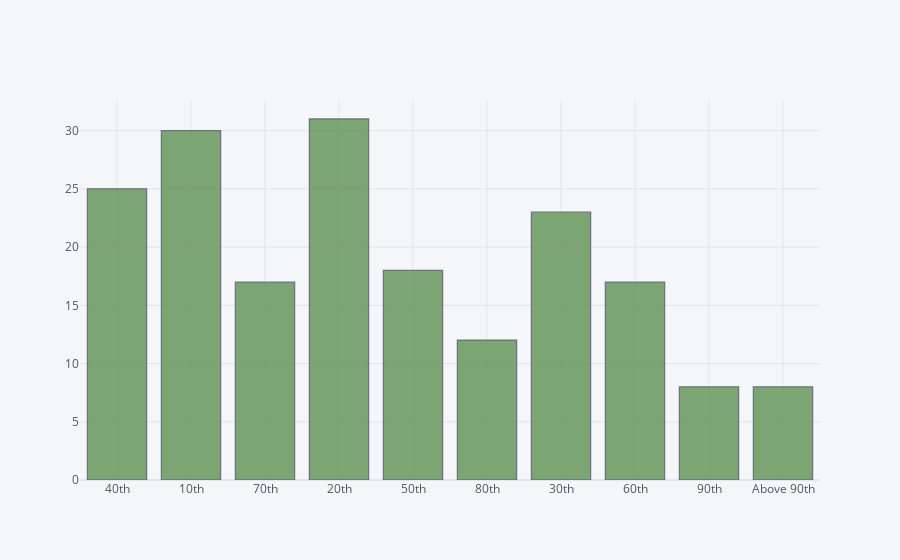
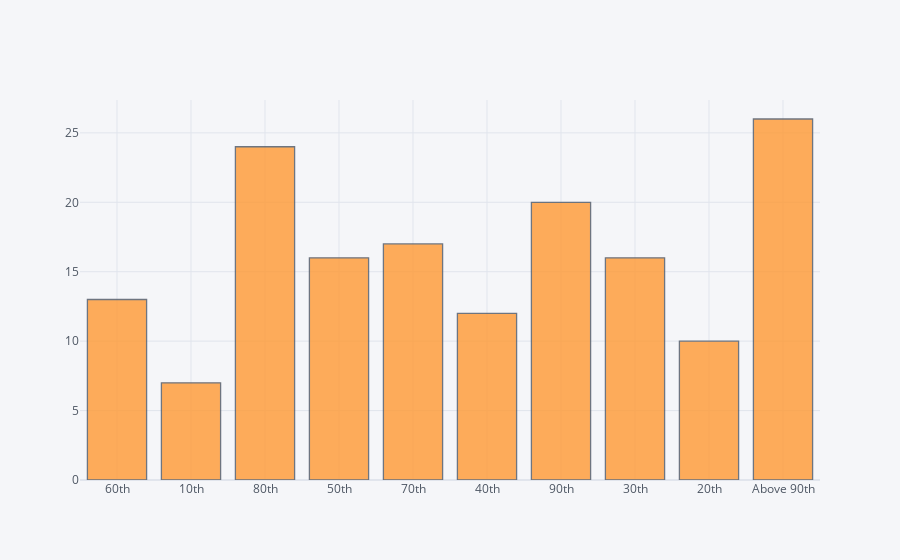

The cell these charts' notebook holds for them, in order:
### Markdown cell above
###  Percentil Age

### Code cell
icu_adm[icu_adm['ICU'] == 0 ]['AGE_PERCENTIL'].iplot(kind='hist', bins=20, colors='#5F9153')
icu_adm[icu_adm['ICU'] == 1 ]['AGE_PERCENTIL'].iplot(kind='hist', bins=20, colors='orange')

### Figure 1 — Plotly figure (JSON) as saved in the notebook; plotly's stock layout.template omitted (floating-point values rounded to 4 significant figures; data arrays with more than 128 entries replaced by an {"elided": "..."} marker saying what was removed)
{"data": [{"histfunc": "count", "histnorm": "", "marker": {"color": "rgba(95, 145, 83, 1.0)", "line": {"color": "#4D5663", "width": 1.3}}, "name": "AGE_PERCENTIL", "nbinsx": 20, "opacity": 0.8, "orientation": "v", "type": "histogram", "x": {"elided": "189 str values"}}], "layout": {"barmode": "overlay", "legend": {"bgcolor": "#F5F6F9", "font": {"color": "#4D5663"}}, "paper_bgcolor": "#F5F6F9", "plot_bgcolor": "#F5F6F9", "title": {"font": {"color": "#4D5663"}}, "xaxis": {"gridcolor": "#E1E5ED", "showgrid": true, "tickfont": {"color": "#4D5663"}, "title": {"font": {"color": "#4D5663"}, "text": ""}, "zerolinecolor": "#E1E5ED"}, "yaxis": {"gridcolor": "#E1E5ED", "showgrid": true, "tickfont": {"color": "#4D5663"}, "title": {"font": {"color": "#4D5663"}, "text": ""}, "zerolinecolor": "#E1E5ED"}}}

### Figure 2 — Plotly figure (JSON) as saved in the notebook; plotly's stock layout.template omitted (floating-point values rounded to 4 significant figures; data arrays with more than 128 entries replaced by an {"elided": "..."} marker saying what was removed)
{"data": [{"histfunc": "count", "histnorm": "", "marker": {"color": "rgba(255, 153, 51, 1.0)", "line": {"color": "#4D5663", "width": 1.3}}, "name": "AGE_PERCENTIL", "nbinsx": 20, "opacity": 0.8, "orientation": "v", "type": "histogram", "x": {"elided": "161 str values"}}], "layout": {"barmode": "overlay", "legend": {"bgcolor": "#F5F6F9", "font": {"color": "#4D5663"}}, "paper_bgcolor": "#F5F6F9", "plot_bgcolor": "#F5F6F9", "title": {"font": {"color": "#4D5663"}}, "xaxis": {"gridcolor": "#E1E5ED", "showgrid": true, "tickfont": {"color": "#4D5663"}, "title": {"font": {"color": "#4D5663"}, "text": ""}, "zerolinecolor": "#E1E5ED"}, "yaxis": {"gridcolor": "#E1E5ED", "showgrid": true, "tickfont": {"color": "#4D5663"}, "title": {"font": {"color": "#4D5663"}, "text": ""}, "zerolinecolor": "#E1E5ED"}}}
